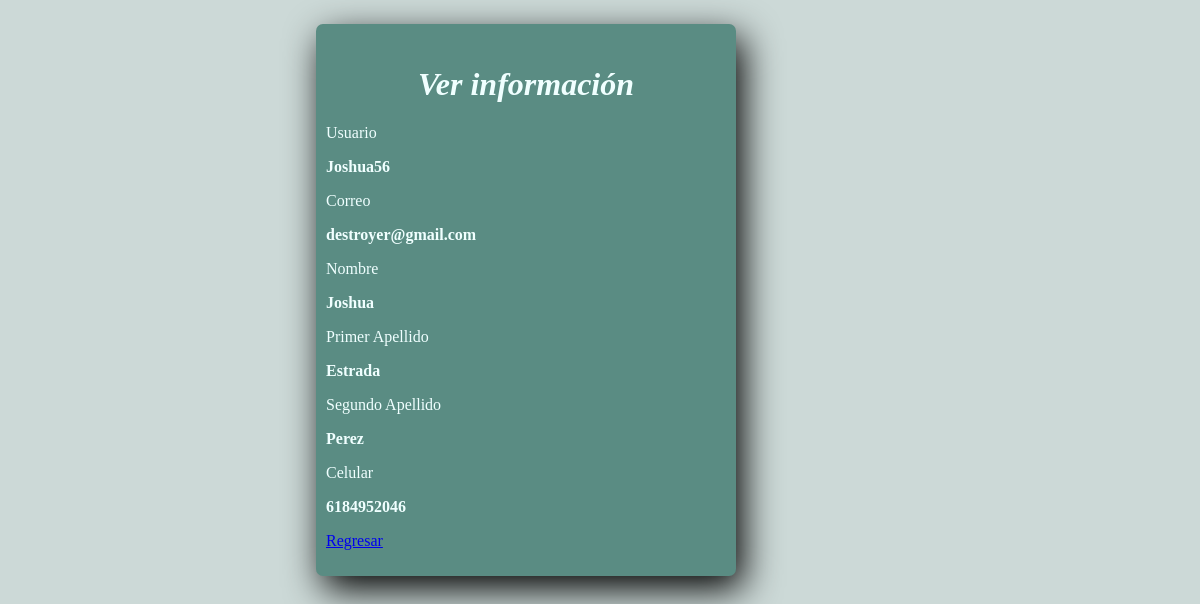
Screenshot of /read.php?id=7 with the database file from the repository.
### tables this page shows
CREATE TABLE `cliente` (
  `id` int NOT NULL,
  `username` varchar(100) NOT NULL,
  `correo` varchar(255) NOT NULL,
  `celular` varchar(13) DEFAULT NULL,
  `nombre` varchar(40) NOT NULL,
  `pApellido` varchar(100) NOT NULL,
  `sApellido` varchar(100) NOT NULL,
  `nacimiento` date DEFAULT NULL
);

### read.php (the view, shortened to what this page needs)
<?php
if(isset($_GET["id"]) && !empty(trim($_GET["id"]))){
    require_once "config.php";
    $sql = "SELECT * FROM cliente WHERE id = ?";
    if($stmt = mysqli_prepare($link, $sql)){
        mysqli_stmt_bind_param($stmt, "i", $param_id);
        if(mysqli_stmt_execute($stmt)){
            $result = mysqli_stmt_get_result($stmt);
            if(mysqli_num_rows($result) == 1){
                $row = mysqli_fetch_array($result, MYSQLI_ASSOC);
            } else{
                header("location: error.php");
                exit();
            }
        } else{
            echo "Oops! Something went wrong. Please try again later.";
        }
    }
} else{
    header("location: error.php");
    exit();
}
?>
<!DOCTYPE html>
<html lang="en">
<head>
    <link rel="stylesheet" href="Estilo_1.css">
</head>
<body>
    <div class="wrapper">
        <div id="cont1">
            <div class="row">
                <div class="col-md-12">
                    <h1 class="mt-5 mb-3">Ver información</h1>
                    <div class="form-group">
                        <label>Usuario</label>
                        <p><b><?php echo $row["username"]; ?></b></p>
                    </div>
                    <div class="form-group">
                        <label>Correo</label>
                        <p><b><?php echo $row["correo"]; ?></b></p>
                    </div>
                    <div class="form-group">
                        <label>Nombre</label>
                        <p><b><?php echo $row["nombre"]; ?></b></p>
                    </div>
                    <div class="form-group">
                        <label>Primer Apellido</label>
                        <p><b><?php echo $row["pApellido"]; ?></b></p>
                    </div>
                    <div class="form-group">
                        <label>Segundo Apellido</label>
                        <p><b><?php echo $row["sApellido"]; ?></b></p>
                    </div>
                    <div class="form-group">
                        <label>Celular</label>
                        <p><b><?php echo $row["celular"]; ?></b></p>
                    </div>
                    <p><a href="index.php" class="btn btn-primary">Regresar</a></p>
                </div>
            </div>
        </div>
    </div>
</body>
</html>

### Estilo_1.css (style rules this page uses)
:root { --fondo-obscuro: #5A8C83; --color-claro: #CCD9D7; --color-medio: #80A6A2; --tipo-blanco: #DCE6F2; --color-obscuro: #36594F; }
* { box-sizing: border-box; }
body { background-color: var(--color-claro); }
h1 { text-align: center; font-style: italic; margin-top: 1em; }
#cont1 { width: 70%; background-color: var(--fondo-obscuro); margin: 1em; border-radius: 7px; padding: 10px; float: left; color: azure; box-shadow: 7px 13px 37px #000; }

### read.php (style rules this page uses)
.wrapper { width: 600px; margin: 0 auto; }

### rows the page displays
cliente: username "Joshua56", correo "destroyer@gmail.com", nombre "Joshua", pApellido "Estrada", sApellido "Perez", celular "6184952046"
